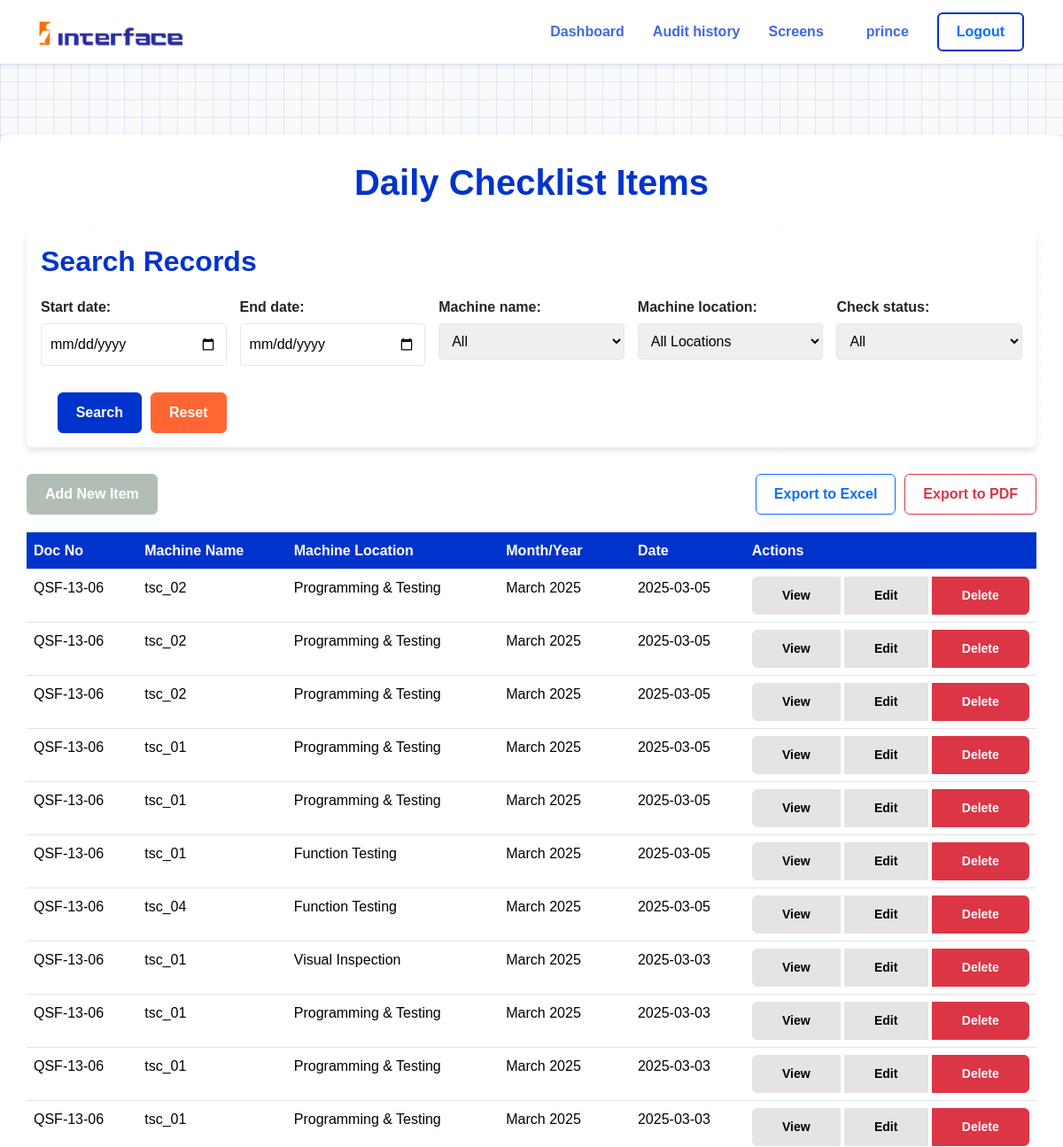
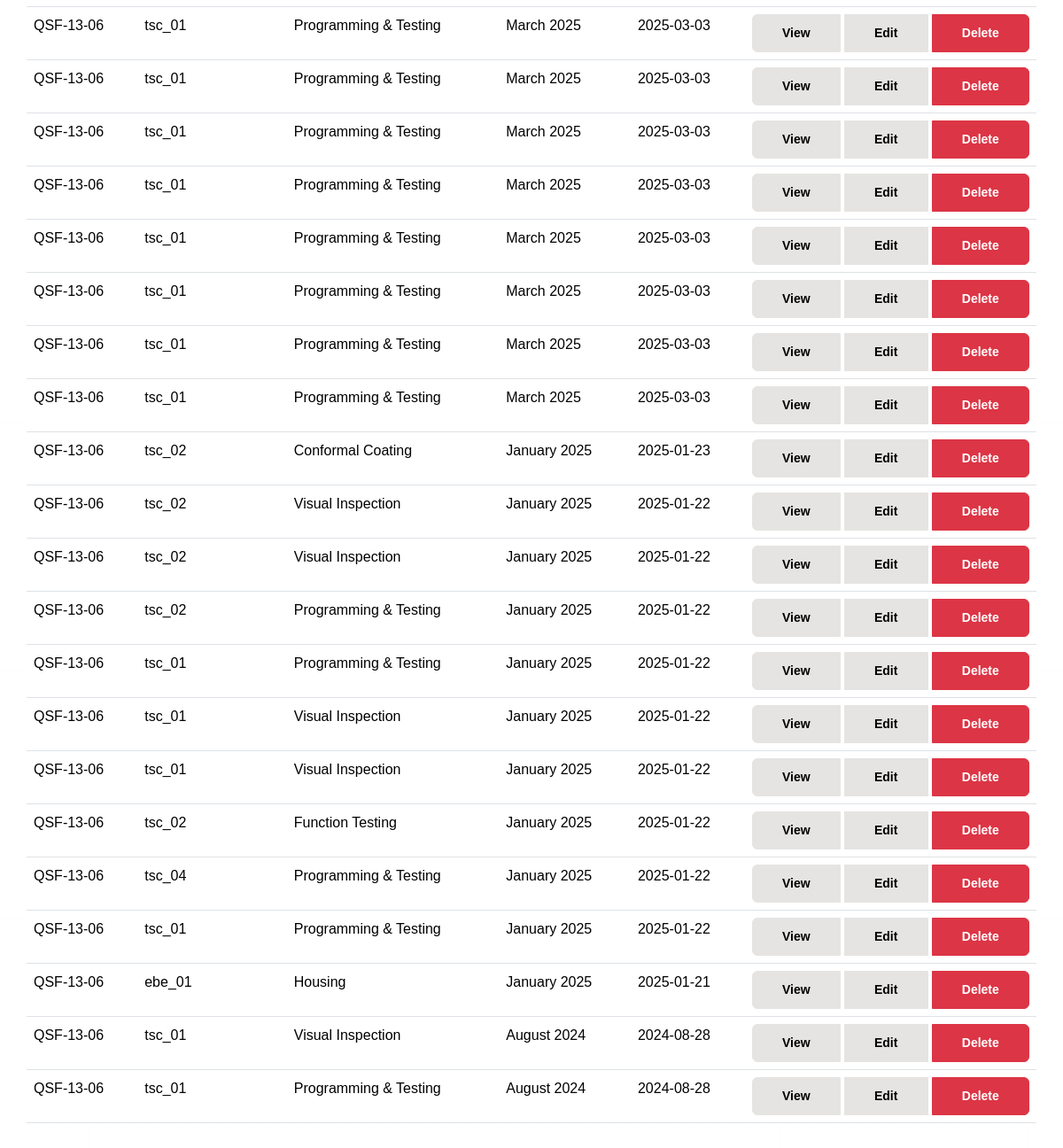
Page /screen/maintenance/list/ (signed in) on the committed database (2 pictures, top to bottom).
### screen_app/models.py (models this page shows, shortened)
class DailyChecklistItem(models.Model):
    TICK_CHOICES = [
        ('✔', 'OK'),
        ('✘', 'Not OK'),
        ('', 'Not Checked')
    ]
    SHIFT_CHOICES = [
        ('A', 'A'),
        ('B', 'B'),
    ]
    manager = models.ForeignKey(User, on_delete=models.CASCADE, default=None, blank=True)
    station = models.CharField(max_length=100, blank=True)
    doc_number = models.CharField(max_length=20, default="QSF 13-06", null=True, blank=True)
    rev_number = models.CharField(max_length=20, default="Rev 02 ", null=True, blank=True)
    rev_date = models.DateField(default=date(2022, 12, 31),null=True, blank=True)
    time = models.TimeField(default=timezone.now, blank=True)
    shift = models.CharField(max_length=1, choices=SHIFT_CHOICES, blank=True, null=True)
    qsf_document = models.ForeignKey(QSF, on_delete=models.CASCADE, related_name='daily_checklists', null=True, blank=True)
    process_machine = models.ForeignKey(ProcessMachineMapping, on_delete=models.CASCADE, related_name='daily_process_machine', null=True, blank=True)
    machine_name = models.CharField(max_length=100, null=True, blank=True)
    control_number = models.CharField(max_length=100, null=True, blank=True)
    part_name = models.CharField(max_length=100, null=True, blank=True)
    process_no = models.CharField(max_length=100, null=True, blank=True)
    machine_location = models.ForeignKey(MachineLocation, on_delete=models.CASCADE, verbose_name="Process/Operation", null=True, blank=True)
    month_year = models.DateField(default=timezone.now, blank=True)
    date = models.DateField(default=django.utils.timezone.now, blank=True)
    CHECK_POINT_CHOICES = (
        ('Clean Machine Surface', 'Clean Machine Surface'),
        ('Check ON/OFF Switch', 'Check ON/OFF Switch'),
        ('Check Emergency Switch', 'Check Emergency Switch'),
        ('Check any Abnormal Sound in M/C', 'Check any Abnormal Sound in M/C'),
        ('Check Spray Nozzle', 'Check Spray Nozzle'),
        ('Check all Tubbing & Feeder pipe', 'Check all Tubbing & Feeder pipe'),
        ('Check Maintenance & Calibration Tag', 'Check Maintenance & Calibration Tag'),
    )
    METHOD_OF_CHECKING_CHOICES = (
        ('Clean by Cloths & Brush', 'Clean by Cloths & Brush'),
        ('By Hand', 'By Hand'),
        ('By Eye', 'By Eye'),
    )
    Remark_1 = models.CharField(max_length=100, choices=TICK_CHOICES)
    Remark_2 = models.CharField(max_length=100, choices=TICK_CHOICES)
    Remark_3 = models.CharField(max_length=100, choices=TICK_CHOICES)
    Remark_4 = models.CharField(max_length=100, choices=TICK_CHOICES)
    Remark_5 = models.CharField(max_length=100, choices=TICK_CHOICES)
    Remark_6 = models.CharField(max_length=100, choices=TICK_CHOICES)
    Remark_7 = models.CharField(max_length=100, choices=TICK_CHOICES)
    checked_by_Operator = models.CharField(max_length=100, choices=TICK_CHOICES, default='✔', blank=True)
    approved_by_Supervisor = models.CharField(max_length=100, choices=TICK_CHOICES, default='✘', blank=True)
    history = HistoricalRecords()
    class Meta:
        verbose_name = "Maintenance Checklist For Daily"
        verbose_name_plural = "Maintenance Checklists For Daily"

class MachineLocation(models.Model):
    location_name = models.CharField(max_length=100, unique=True, verbose_name="Machine Location")
    min_skill_required = models.IntegerField(verbose_name="Minimum Skill Required")
    def __str__(self):
        return self.location_name

### screen_app/views.py (the view, shortened to what this page needs)
# urls.py: path('maintenance/list/', ListDailyChecklistItem.as_view(), name='list_daily'),
@method_decorator(staff_member_required, name='dispatch')
class ListDailyChecklistItem(ListView):
    model = DailyChecklistItem
    template_name = 'Maintenance/Daily/list_daily.html'
    context_object_name = 'records'
    ordering = ['-month_year', '-date']
    def get(self, request, *args, **kwargs):
        export_format = request.GET.get('export')
        if export_format:
            queryset = self.get_filtered_queryset()
            return self.export_data(queryset, export_format)
        return super().get(request, *args, **kwargs)
    def get_context_data(self, **kwargs):
        context = super().get_context_data(**kwargs)
        context['search_form'] = DailyChecklistItemSearchForm(self.request.GET)
        return context
    def get_filtered_queryset(self):
        queryset = self.model.objects.all().order_by(*self.ordering)
        form = DailyChecklistItemSearchForm(self.request.GET)
        if form.is_valid():
            if start_date := form.cleaned_data.get('start_date'):
                queryset = queryset.filter(date__gte=start_date)
            if end_date := form.cleaned_data.get('end_date'):
                queryset = queryset.filter(date__lte=end_date)
            if machine_name := form.cleaned_data.get('machine_name'):
                queryset = queryset.filter(machine_name=machine_name)
            if machine_location := form.cleaned_data.get('machine_location'):
                queryset = queryset.filter(machine_location=machine_location)
            if check_status := form.cleaned_data.get('check_status'):
                status_filter = Q()
                for i in range(1, 8):
                    status_filter |= Q(**{f'Remark_{i}': check_status})
                queryset = queryset.filter(status_filter)
        return queryset
    def get_queryset(self):
        return self.get_filtered_queryset()

### screen_app/templates/Maintenance/Daily/list_daily.html (shortened to what this page needs)
{% extends "base.html" %}  {% block content %}
<div class="background-container">
  <div class="container content-container">
    <h1 class="page-title">Daily Checklist Items</h1>
    <div class="card search-card">
      <div class="card-body">
        <h2 class="card-title">Search Records</h2>
        <form method="get" class="search-form">
          {{ search_form.as_p }}
          <div class="button-group">
            <button type="submit" class="btn btn-primary">Search</button>
            <button type="reset" class="btn btn-secondary">Reset</button>
          </div>
        </form>
      </div>
    </div>
    <div class="action-container">
      <a href="{% url 'add_daily' %}" class="btn btn-success">Add New Item</a>
      <div class="export-buttons">
        <a
          href="?{{ request.GET.urlencode }}&export=excel"
          class="btn btn-outline-primary"
          >Export to Excel</a
        >
        <a
          href="?{{ request.GET.urlencode }}&export=pdf"
          class="btn btn-outline-danger"
          >Export to PDF</a
        >
      </div>
    </div>
    {% if records %}
    <div class="table-responsive">
      <table class="table table-hover">
        <thead>
          <tr>
            <th>Doc No</th>
            <th>Machine Name</th>
            <th>Machine Location</th>
            <th>Month/Year</th>
            <th>Date</th>
            <th>Actions</th>
          </tr>
        </thead>
        <tbody>
          {% for record in records %}
          <tr>
            <td>{{ record.doc_number }}</td>
            <td>{{ record.machine_name }}</td>
            <td>{{ record.machine_location }}</td>
            <td>{{ record.month_year|date:"F Y" }}</td>
            <td>{{ record.date|date:"Y-m-d" }}</td>
            <td>
              <div class="btn-group" role="group">
                <a
                  href="{% url 'daily_detail' record.pk %}"
                  class="btn btn-sm btn-info"
                  >View</a
                >
                <a
                  href="{% url 'update_daily' record.pk %}"
                  class="btn btn-sm btn-warning"
                  >Edit</a
                >
                <a
                  href="{% url 'delete_daily' record.pk %}"
                  class="btn btn-sm btn-danger"
                  >Delete</a
                >
              </div>
            </td>
          </tr>
          {% endfor %}
        </tbody>
      </table>
    </div>
    {% else %}
    <p class="no-records">No daily checklist items found.</p>
    {% endif %}
  </div>
</div>
{% endblock content %}

### templates/base.html (shortened to what this page needs)
{% load static %}
<!DOCTYPE html>
<html lang="en">
  <head>
    <link rel="stylesheet" href="{% static 'css/bootstrap.css' %}" />
    {% block extra_head %}
    <link
      rel="stylesheet"
      href="https://cdn.jsdelivr.net/npm/virtual-keyboard@1.30.3/dist/css/keyboard.min.css"
    />
    {% endblock extra_head %} {% block title %}{% endblock title %}
  </head>
  <body>
    <nav class="navbar navbar-expand-lg navbar-light" id="mainNavbar">
      <div class="container-fluid">
        <a class="navbar-brand me-5" href="/">
          <img
            src="{% static 'images/image.png' %}"
            alt="InterfaceAuto Logo"
            height="28"
            class="d-inline-block align-text-center"
          />
        </a>
        <div
          class="collapse navbar-collapse justify-content-end"
          id="navbarContent"
        >
          <ul class="navbar-nav align-items-center">
            {% if user.is_authenticated %}
            <li class="nav-item">
              <a
                class="nav-link fw-bold {% if request.resolver_match.url_name == 'dashboard' %}active{% endif %}"
                href="{% url 'dashboard' %}"
                >Dashboard</a
              >
            </li>
            <li class="nav-item">
              {% if user.is_staff %}
              <a
                class="nav-link fw-bold {% if request.resolver_match.url_name == 'dashboard' %}active{% endif %}"
                href="{% url 'audit_history' %}"
                >Audit history</a
              >
            </li>
            {% endif %}
            <li class="nav-item">
              <a class="nav-link fw-bold" href="{% url 'station_media_slider' request.session.last_station_id|default:2 %}">
                Screens
              </a>
            </li>
                        <li class="nav-item ms-3">
              <span class="nav-link fw-bold">{{ user.username }}</span>
            </li>
            <li class="nav-item ms-2">
              <form
                method="post"
                action="{% url 'logout' %}"
                class="d-flex align-items-center m-0"
              >
                <button class="btn btn-outline-primary fw-bold" type="submit">
                  Logout
                </button>
              </form>
            </li>
            {% endif %}
          </ul>
        </div>
      </div>
    </nav>
    {% block content %}{% endblock content %}
  </body>
</html>

### templates/base.html (style rules this page uses)
:root { --primary-color: #0033cc; --secondary-color: #ff6633; --background-color: #f8fafc; --card-bg: #ffffff; --text-color: #1e293b; --border-color: #e2e8f0; --navbar-height: 72px; }
html, body { height: 100%; margin: 0; padding: 0; overflow-x: hidden; }
body { font-family: Arial, sans-serif; background-color: var(--background-color); color: var(--text-color); line-height: 1.6; padding-top: var(--navbar-height); position: relative; }
.navbar { position: fixed; top: 0; left: 0; right: 0; height: var(--navbar-height); background-color: #ffffff !important; box-shadow: 0 2px 8px rgba(0, 0, 0, 0.08); padding: 0.75rem 2rem; z-index: 1030; transition: all 0.3s ease; }
.navbar-brand { padding: 0; margin-right: 2rem; }
.navbar-brand img { height: 28px; vertical-align: middle; }
.navbar-nav { gap: 1rem; align-items: center; }
.nav-link { color: #4169e1 !important; font-weight: 600; padding: 0.5rem 0.75rem; transition: color 0.2s ease; position: relative; }
.navbar .btn { padding: 0.5rem 1.25rem; border-radius: 6px; transition: all 0.2s ease; }
.navbar .btn-outline-primary { border: 2px solid var(--primary-color); }
body { scrollbar-width: none; -ms-overflow-style: none; }
.container { max-width: 1200px; margin: 40px auto; padding: 30px; background-color: var(--card-bg); border-radius: 12px; box-shadow: 0 5px 15px rgba(0, 0, 0, 0.1); }
h1 { color: var(--primary-color); font-size: 2.5em; text-align: center; margin-bottom: 30px; }
.btn { display: inline-block; padding: 10px 20px; text-decoration: none; border-radius: 6px; font-weight: bold; transition: background-color 0.3s ease; }
.btn-primary { background-color: var(--primary-color); color: white; }
.btn-secondary { background-color: var(--secondary-color); color: white; }
.btn-danger { background-color: #dc3545; }
form { margin-top: 20px; }
form p { margin-bottom: 15px; }
form label { display: block; margin-bottom: 5px; font-weight: bold; }
form input[type="text"], form input[type="date"], form input[type="time"], form select { width: 100%; padding: 10px; border: 1px solid var(--border-color); border-radius: 4px; font-size: 16px; }

### screen_app/templates/Maintenance/Daily/list_daily.html (style rules this page uses)
:root { --primary-color: #0033cc; --secondary-color: #ff6633; --background-color: #f8fafc; --card-bg: #ffffff; --text-color: #1e293b; --grid-color: rgba(0, 51, 204, 0.1); }
body { background-color: var(--background-color); color: var(--text-color); font-family: Arial, sans-serif; }
.background-container { background-color: var(--background-color); background-image: linear-gradient(var(--grid-color) 1px, transparent 1px), linear-gradient(90deg, var(--grid-color) 1px, transparent 1px); background-size: 20px 20px; min-height: 100vh; padding: 40px 0; }
.content-container { background-color: rgba(255, 255, 255, 0.95); border-radius: 10px; padding: 30px; box-shadow: 0 10px 20px rgba(0, 0, 0, 0.1); }
.page-title { color: var(--primary-color); text-align: center; margin-bottom: 30px; font-weight: bold; }
.search-card { margin-bottom: 30px; border: none; box-shadow: 0 4px 6px rgba(0, 0, 0, 0.1); }
.card-title { color: var(--primary-color); font-weight: bold; margin-bottom: 20px; }
.search-form { display: grid; grid-template-columns: repeat(auto-fit, minmax(200px, 1fr)); gap: 15px; }
.button-group { display: flex; justify-content: flex-end; gap: 10px; }
.action-container { display: flex; justify-content: space-between; align-items: center; margin-bottom: 20px; }
.export-buttons { display: flex; gap: 10px; }
.table { background-color: var(--card-bg); }
.table thead th { background-color: var(--primary-color); color: white; }
.btn-group { display: flex; gap: 5px; }
.btn-primary { background-color: var(--primary-color); border-color: var(--primary-color); }
.btn-secondary { background-color: var(--secondary-color); border-color: var(--secondary-color); }
.btn-success { background-color:#B2BEB5 ; border-color:#B2BEB5 ; }
.btn-info { background-color: #E5E4E2 ; border-color: #E5E4E2 ; }
.btn-warning { background-color: #E5E4E2 ; border-color: #E5E4E2 ; }
.btn-danger { background-color: #dc3545; border-color: #dc3545; }

### rows in the picture
DailyChecklistItem: doc_number "QSF-13-06", machine_name "tsc_02", machine_location "Programming & Testing", month_year "March 2025", date "2025-03-05"
DailyChecklistItem: doc_number "QSF-13-06", machine_name "tsc_02", machine_location "Programming & Testing", month_year "March 2025", date "2025-03-05"
DailyChecklistItem: doc_number "QSF-13-06", machine_name "tsc_02", machine_location "Programming & Testing", month_year "March 2025", date "2025-03-05"
DailyChecklistItem: doc_number "QSF-13-06", machine_name "tsc_01", machine_location "Programming & Testing", month_year "March 2025", date "2025-03-05"
DailyChecklistItem: doc_number "QSF-13-06", machine_name "tsc_01", machine_location "Programming & Testing", month_year "March 2025", date "2025-03-05"
DailyChecklistItem: doc_number "QSF-13-06", machine_name "tsc_01", machine_location "Function Testing", month_year "March 2025", date "2025-03-05"
DailyChecklistItem: doc_number "QSF-13-06", machine_name "tsc_04", machine_location "Function Testing", month_year "March 2025", date "2025-03-05"
DailyChecklistItem: doc_number "QSF-13-06", machine_name "tsc_01", machine_location "Visual Inspection", month_year "March 2025", date "2025-03-03"
DailyChecklistItem: doc_number "QSF-13-06", machine_name "tsc_01", machine_location "Programming & Testing", month_year "March 2025", date "2025-03-03"
DailyChecklistItem: doc_number "QSF-13-06", machine_name "tsc_01", machine_location "Programming & Testing", month_year "March 2025", date "2025-03-03"
DailyChecklistItem: doc_number "QSF-13-06", machine_name "tsc_01", machine_location "Programming & Testing", month_year "March 2025", date "2025-03-03"
DailyChecklistItem: doc_number "QSF-13-06", machine_name "tsc_01", machine_location "Programming & Testing", month_year "March 2025", date "2025-03-03"
DailyChecklistItem: doc_number "QSF-13-06", machine_name "tsc_01", machine_location "Programming & Testing", month_year "March 2025", date "2025-03-03"
DailyChecklistItem: doc_number "QSF-13-06", machine_name "tsc_01", machine_location "Programming & Testing", month_year "March 2025", date "2025-03-03"
DailyChecklistItem: doc_number "QSF-13-06", machine_name "tsc_01", machine_location "Programming & Testing", month_year "March 2025", date "2025-03-03"
DailyChecklistItem: doc_number "QSF-13-06", machine_name "tsc_01", machine_location "Programming & Testing", month_year "March 2025", date "2025-03-03"
DailyChecklistItem: doc_number "QSF-13-06", machine_name "tsc_01", machine_location "Programming & Testing", month_year "March 2025", date "2025-03-03"
DailyChecklistItem: doc_number "QSF-13-06", machine_name "tsc_01", machine_location "Programming & Testing", month_year "March 2025", date "2025-03-03"
DailyChecklistItem: doc_number "QSF-13-06", machine_name "tsc_01", machine_location "Programming & Testing", month_year "March 2025", date "2025-03-03"
DailyChecklistItem: doc_number "QSF-13-06", machine_name "tsc_02", machine_location "Conformal Coating", month_year "January 2025", date "2025-01-23"
DailyChecklistItem: doc_number "QSF-13-06", machine_name "tsc_02", machine_location "Visual Inspection", month_year "January 2025", date "2025-01-22"
DailyChecklistItem: doc_number "QSF-13-06", machine_name "tsc_02", machine_location "Visual Inspection", month_year "January 2025", date "2025-01-22"
DailyChecklistItem: doc_number "QSF-13-06", machine_name "tsc_02", machine_location "Programming & Testing", month_year "January 2025", date "2025-01-22"
DailyChecklistItem: doc_number "QSF-13-06", machine_name "tsc_01", machine_location "Programming & Testing", month_year "January 2025", date "2025-01-22"
DailyChecklistItem: doc_number "QSF-13-06", machine_name "tsc_01", machine_location "Visual Inspection", month_year "January 2025", date "2025-01-22"
DailyChecklistItem: doc_number "QSF-13-06", machine_name "tsc_01", machine_location "Visual Inspection", month_year "January 2025", date "2025-01-22"
DailyChecklistItem: doc_number "QSF-13-06", machine_name "tsc_02", machine_location "Function Testing", month_year "January 2025", date "2025-01-22"
DailyChecklistItem: doc_number "QSF-13-06", machine_name "tsc_04", machine_location "Programming & Testing", month_year "January 2025", date "2025-01-22"
DailyChecklistItem: doc_number "QSF-13-06", machine_name "tsc_01", machine_location "Programming & Testing", month_year "January 2025", date "2025-01-22"
DailyChecklistItem: doc_number "QSF-13-06", machine_name "ebe_01", machine_location "Housing", month_year "January 2025", date "2025-01-21"
DailyChecklistItem: doc_number "QSF-13-06", machine_name "tsc_01", machine_location "Visual Inspection", month_year "August 2024", date "2024-08-28"
DailyChecklistItem: doc_number "QSF-13-06", machine_name "tsc_01", machine_location "Programming & Testing", month_year "August 2024", date "2024-08-28"

### other values in the picture
{{ user.username }} "prince"
